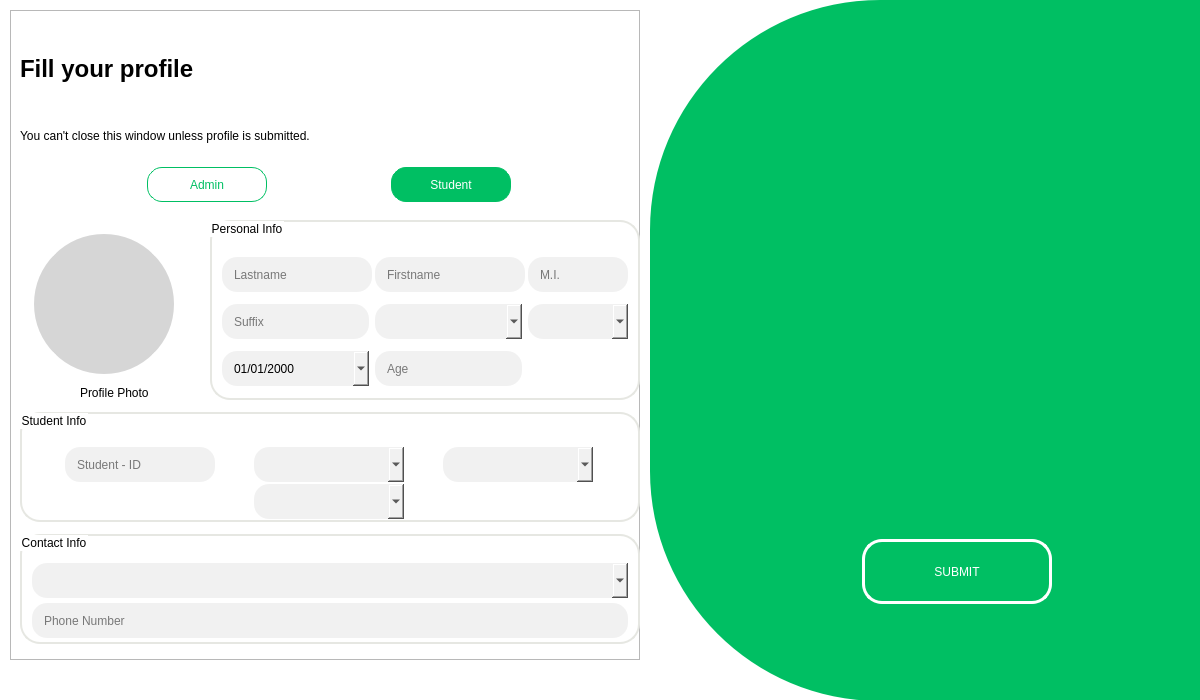
<?xml version="1.0" encoding="UTF-8"?>
<ui version="4.0">
 <class>Dialog</class>
 <widget class="QDialog" name="Dialog">
  <property name="geometry">
   <rect>
    <x>0</x>
    <y>0</y>
    <width>1200</width>
    <height>700</height>
   </rect>
  </property>
  <property name="minimumSize">
   <size>
    <width>0</width>
    <height>0</height>
   </size>
  </property>
  <property name="maximumSize">
   <size>
    <width>1200</width>
    <height>700</height>
   </size>
  </property>
  <property name="windowTitle">
   <string>Fill up Form</string>
  </property>
  <property name="windowIcon">
   <iconset resource="res.qrc">
    <normaloff>:/images/Screenshot 2025-11-16 184411.png</normaloff>:/images/Screenshot 2025-11-16 184411.png</iconset>
  </property>
  <property name="styleSheet">
   <string notr="true">#Dialog {
	background-color: rgb(255, 255, 255);
}

#submitbtn {
border: 3px solid white;
color: white;
border-radius: 3px;
}

#firstname, #lastname, #mi, #suffix, #civilstatus, #sex, #birthday, #age, #studentID, #college, #yearlevel, #program, #municipality, #phoneno {
background-color: rgb(241, 241, 241);
border-radius: 15px;
padding-left: 10px;
}

#firstname:focus, #lastname:focus, #mi:focus, #suffix:focus, #civilstatus:focus, #sex:focus, #birthday:focus, #age:focus, #studentID:focus, #college:focus, #yearlevel:focus, #program:focus, #municipality:focus, #phoneno:focus {
border: 3px solid #00bf63;
}</string>
  </property>
  <widget class="QWidget" name="widget" native="true">
   <property name="geometry">
    <rect>
     <x>650</x>
     <y>0</y>
     <width>781</width>
     <height>701</height>
    </rect>
   </property>
   <property name="styleSheet">
    <string notr="true">background-color: rgb(0, 191, 99);
border-radius: 230px;</string>
   </property>
   <layout class="QVBoxLayout" name="verticalLayout">
    <item>
     <spacer name="verticalSpacer_2">
      <property name="orientation">
       <enum>Qt::Vertical</enum>
      </property>
      <property name="sizeType">
       <enum>QSizePolicy::Fixed</enum>
      </property>
      <property name="sizeHint" stdset="0">
       <size>
        <width>20</width>
        <height>64</height>
       </size>
      </property>
     </spacer>
    </item>
    <item>
     <widget class="QWidget" name="widget_3" native="true">
      <property name="minimumSize">
       <size>
        <width>0</width>
        <height>400</height>
       </size>
      </property>
      <property name="styleSheet">
       <string notr="true">background-color: transparent;</string>
      </property>
      <layout class="QHBoxLayout" name="horizontalLayout">
       <item>
        <spacer name="horizontalSpacer">
         <property name="orientation">
          <enum>Qt::Horizontal</enum>
         </property>
         <property name="sizeType">
          <enum>QSizePolicy::Fixed</enum>
         </property>
         <property name="sizeHint" stdset="0">
          <size>
           <width>76</width>
           <height>20</height>
          </size>
         </property>
        </spacer>
       </item>
       <item>
        <widget class="QLabel" name="label_2">
         <property name="styleSheet">
          <string notr="true">background-color: transparent;</string>
         </property>
         <property name="text">
          <string/>
         </property>
         <property name="pixmap">
          <pixmap resource="res.qrc">:/images/Screenshot 2025-11-16 184411.png</pixmap>
         </property>
         <property name="scaledContents">
          <bool>false</bool>
         </property>
        </widget>
       </item>
      </layout>
     </widget>
    </item>
    <item alignment="Qt::AlignHCenter">
     <widget class="QWidget" name="widget_4" native="true">
      <property name="minimumSize">
       <size>
        <width>375</width>
        <height>0</height>
       </size>
      </property>
      <property name="maximumSize">
       <size>
        <width>200</width>
        <height>200</height>
       </size>
      </property>
      <property name="styleSheet">
       <string notr="true">background-color: transparent;</string>
      </property>
      <widget class="QPushButton" name="submitbtn">
       <property name="geometry">
        <rect>
         <x>9</x>
         <y>69</y>
         <width>190</width>
         <height>65</height>
        </rect>
       </property>
       <property name="minimumSize">
        <size>
         <width>190</width>
         <height>65</height>
        </size>
       </property>
       <property name="maximumSize">
        <size>
         <width>190</width>
         <height>65</height>
        </size>
       </property>
       <property name="styleSheet">
        <string notr="true">border-radius: 20px;</string>
       </property>
       <property name="text">
        <string>SUBMIT</string>
       </property>
      </widget>
     </widget>
    </item>
    <item>
     <spacer name="verticalSpacer">
      <property name="orientation">
       <enum>Qt::Vertical</enum>
      </property>
      <property name="sizeType">
       <enum>QSizePolicy::Fixed</enum>
      </property>
      <property name="sizeHint" stdset="0">
       <size>
        <width>20</width>
        <height>40</height>
       </size>
      </property>
     </spacer>
    </item>
   </layout>
  </widget>
  <widget class="QLabel" name="label">
   <property name="geometry">
    <rect>
     <x>20</x>
     <y>30</y>
     <width>1071</width>
     <height>640</height>
    </rect>
   </property>
   <property name="minimumSize">
    <size>
     <width>0</width>
     <height>640</height>
    </size>
   </property>
   <property name="text">
    <string/>
   </property>
   <property name="pixmap">
    <pixmap resource="res.qrc">:/images/fillup.png</pixmap>
   </property>
   <property name="scaledContents">
    <bool>true</bool>
   </property>
  </widget>
  <widget class="QFrame" name="frame">
   <property name="geometry">
    <rect>
     <x>10</x>
     <y>10</y>
     <width>630</width>
     <height>650</height>
    </rect>
   </property>
   <property name="minimumSize">
    <size>
     <width>630</width>
     <height>650</height>
    </size>
   </property>
   <property name="maximumSize">
    <size>
     <width>630</width>
     <height>650</height>
    </size>
   </property>
   <property name="layoutDirection">
    <enum>Qt::LeftToRight</enum>
   </property>
   <property name="styleSheet">
    <string notr="true"/>
   </property>
   <property name="frameShape">
    <enum>QFrame::StyledPanel</enum>
   </property>
   <property name="frameShadow">
    <enum>QFrame::Raised</enum>
   </property>
   <layout class="QVBoxLayout" name="verticalLayout_2">
    <property name="spacing">
     <number>8</number>
    </property>
    <property name="leftMargin">
     <number>9</number>
    </property>
    <property name="rightMargin">
     <number>0</number>
    </property>
    <item>
     <widget class="QLabel" name="Title">
      <property name="minimumSize">
       <size>
        <width>0</width>
        <height>90</height>
       </size>
      </property>
      <property name="maximumSize">
       <size>
        <width>16777215</width>
        <height>90</height>
       </size>
      </property>
      <property name="font">
       <font>
        <pointsize>18</pointsize>
        <weight>75</weight>
        <bold>true</bold>
       </font>
      </property>
      <property name="text">
       <string>Fill your profile</string>
      </property>
     </widget>
    </item>
    <item>
     <widget class="QLabel" name="textlabel">
      <property name="maximumSize">
       <size>
        <width>16777215</width>
        <height>20</height>
       </size>
      </property>
      <property name="text">
       <string>You can't close this window unless profile is submitted.</string>
      </property>
     </widget>
    </item>
    <item>
     <widget class="QWidget" name="widget_5" native="true">
      <property name="minimumSize">
       <size>
        <width>0</width>
        <height>50</height>
       </size>
      </property>
      <property name="maximumSize">
       <size>
        <width>16777215</width>
        <height>50</height>
       </size>
      </property>
      <property name="styleSheet">
       <string notr="true">QPushButton {
    background-color: white;
    border: 1px solid rgb(0, 191, 99);
	color: rgb(0, 191, 99);
    border-radius: 15px;
}

QPushButton:hover {
    background-color: rgb(235, 255, 245);
}

QPushButton:checked {
    background-color: rgb(0, 191, 99);
	color: #ffffff;
}</string>
      </property>
      <layout class="QHBoxLayout" name="horizontalLayout_2">
       <item>
        <widget class="QPushButton" name="adminbtn">
         <property name="minimumSize">
          <size>
           <width>120</width>
           <height>35</height>
          </size>
         </property>
         <property name="maximumSize">
          <size>
           <width>120</width>
           <height>35</height>
          </size>
         </property>
         <property name="text">
          <string>Admin</string>
         </property>
         <property name="icon">
          <iconset resource="res.qrc">
           <normaloff>:/images/administrator.png</normaloff>
           <normalon>:/images/administrator (1).png</normalon>:/images/administrator.png</iconset>
         </property>
         <property name="checkable">
          <bool>true</bool>
         </property>
         <property name="checked">
          <bool>false</bool>
         </property>
         <property name="autoExclusive">
          <bool>true</bool>
         </property>
        </widget>
       </item>
       <item>
        <widget class="QPushButton" name="studentbtn">
         <property name="minimumSize">
          <size>
           <width>120</width>
           <height>35</height>
          </size>
         </property>
         <property name="maximumSize">
          <size>
           <width>120</width>
           <height>35</height>
          </size>
         </property>
         <property name="text">
          <string>Student</string>
         </property>
         <property name="icon">
          <iconset resource="res.qrc">
           <normaloff>:/images/student.png</normaloff>
           <normalon>:/images/student (1).png</normalon>:/images/student.png</iconset>
         </property>
         <property name="checkable">
          <bool>true</bool>
         </property>
         <property name="checked">
          <bool>true</bool>
         </property>
         <property name="autoExclusive">
          <bool>true</bool>
         </property>
        </widget>
       </item>
      </layout>
     </widget>
    </item>
    <item>
     <widget class="QWidget" name="widget_2" native="true">
      <property name="minimumSize">
       <size>
        <width>620</width>
        <height>180</height>
       </size>
      </property>
      <property name="maximumSize">
       <size>
        <width>620</width>
        <height>180</height>
       </size>
      </property>
      <layout class="QGridLayout" name="gridLayout">
       <property name="leftMargin">
        <number>0</number>
       </property>
       <property name="topMargin">
        <number>0</number>
       </property>
       <property name="rightMargin">
        <number>0</number>
       </property>
       <property name="bottomMargin">
        <number>0</number>
       </property>
       <property name="spacing">
        <number>0</number>
       </property>
       <item row="0" column="1">
        <widget class="QGroupBox" name="personalinfo">
         <property name="minimumSize">
          <size>
           <width>0</width>
           <height>160</height>
          </size>
         </property>
         <property name="maximumSize">
          <size>
           <width>430</width>
           <height>16777215</height>
          </size>
         </property>
         <property name="styleSheet">
          <string notr="true">QGroupBox
{
border: 2px solid #e6e7e2;
border-radius:20px;
}

QLineEdit {
border radius: 20px;
}</string>
         </property>
         <property name="title">
          <string>Personal Info</string>
         </property>
         <layout class="QGridLayout" name="gridLayout_2">
          <property name="topMargin">
           <number>15</number>
          </property>
          <property name="verticalSpacing">
           <number>10</number>
          </property>
          <item row="4" column="0">
           <widget class="QDateEdit" name="birthday">
            <property name="minimumSize">
             <size>
              <width>0</width>
              <height>35</height>
             </size>
            </property>
            <property name="maximumSize">
             <size>
              <width>16777215</width>
              <height>35</height>
             </size>
            </property>
            <property name="displayFormat">
             <string>MM/dd/yyyy</string>
            </property>
            <property name="calendarPopup">
             <bool>true</bool>
            </property>
           </widget>
          </item>
          <item row="0" column="0">
           <widget class="QLineEdit" name="lastname">
            <property name="minimumSize">
             <size>
              <width>150</width>
              <height>35</height>
             </size>
            </property>
            <property name="maximumSize">
             <size>
              <width>200</width>
              <height>35</height>
             </size>
            </property>
            <property name="placeholderText">
             <string>Lastname</string>
            </property>
           </widget>
          </item>
          <item row="0" column="1">
           <widget class="QLineEdit" name="firstname">
            <property name="minimumSize">
             <size>
              <width>150</width>
              <height>35</height>
             </size>
            </property>
            <property name="maximumSize">
             <size>
              <width>200</width>
              <height>35</height>
             </size>
            </property>
            <property name="placeholderText">
             <string>Firstname</string>
            </property>
           </widget>
          </item>
          <item row="0" column="2">
           <widget class="QLineEdit" name="mi">
            <property name="minimumSize">
             <size>
              <width>100</width>
              <height>35</height>
             </size>
            </property>
            <property name="maximumSize">
             <size>
              <width>16777215</width>
              <height>35</height>
             </size>
            </property>
            <property name="placeholderText">
             <string>M.I.</string>
            </property>
           </widget>
          </item>
          <item row="1" column="0">
           <widget class="QLineEdit" name="suffix">
            <property name="minimumSize">
             <size>
              <width>0</width>
              <height>35</height>
             </size>
            </property>
            <property name="maximumSize">
             <size>
              <width>16777215</width>
              <height>35</height>
             </size>
            </property>
            <property name="placeholderText">
             <string>Suffix</string>
            </property>
           </widget>
          </item>
          <item row="1" column="1">
           <widget class="QComboBox" name="civilstatus">
            <property name="minimumSize">
             <size>
              <width>0</width>
              <height>35</height>
             </size>
            </property>
            <property name="maximumSize">
             <size>
              <width>16777215</width>
              <height>35</height>
             </size>
            </property>
            <property name="editable">
             <bool>false</bool>
            </property>
            <property name="currentText">
             <string/>
            </property>
            <property name="currentIndex">
             <number>-1</number>
            </property>
           </widget>
          </item>
          <item row="1" column="2">
           <widget class="QComboBox" name="sex">
            <property name="minimumSize">
             <size>
              <width>0</width>
              <height>35</height>
             </size>
            </property>
            <property name="maximumSize">
             <size>
              <width>16777215</width>
              <height>35</height>
             </size>
            </property>
           </widget>
          </item>
          <item row="4" column="1">
           <widget class="QLineEdit" name="age">
            <property name="minimumSize">
             <size>
              <width>0</width>
              <height>35</height>
             </size>
            </property>
            <property name="maximumSize">
             <size>
              <width>16777215</width>
              <height>35</height>
             </size>
            </property>
            <property name="placeholderText">
             <string>Age</string>
            </property>
           </widget>
          </item>
         </layout>
        </widget>
       </item>
       <item row="0" column="0">
        <widget class="QWidget" name="widget_6" native="true">
         <property name="minimumSize">
          <size>
           <width>0</width>
           <height>190</height>
          </size>
         </property>
         <property name="maximumSize">
          <size>
           <width>16777215</width>
           <height>190</height>
          </size>
         </property>
         <layout class="QVBoxLayout" name="verticalLayout_3">
          <item>
           <widget class="QLabel" name="profilephoto">
            <property name="minimumSize">
             <size>
              <width>150</width>
              <height>150</height>
             </size>
            </property>
            <property name="maximumSize">
             <size>
              <width>150</width>
              <height>150</height>
             </size>
            </property>
            <property name="styleSheet">
             <string notr="true">border-radius: 75px;
background-color: rgb(214, 214, 214);
border: 5px solid white;
</string>
            </property>
            <property name="text">
             <string/>
            </property>
            <property name="pixmap">
             <pixmap resource="res.qrc">:/images/profilephoto.png</pixmap>
            </property>
            <property name="scaledContents">
             <bool>true</bool>
            </property>
           </widget>
          </item>
          <item alignment="Qt::AlignHCenter">
           <widget class="QLabel" name="label_4">
            <property name="minimumSize">
             <size>
              <width>0</width>
              <height>16</height>
             </size>
            </property>
            <property name="maximumSize">
             <size>
              <width>16777215</width>
              <height>16</height>
             </size>
            </property>
            <property name="text">
             <string>Profile Photo</string>
            </property>
           </widget>
          </item>
         </layout>
        </widget>
       </item>
      </layout>
     </widget>
    </item>
    <item>
     <widget class="QGroupBox" name="studentinfo">
      <property name="minimumSize">
       <size>
        <width>620</width>
        <height>110</height>
       </size>
      </property>
      <property name="maximumSize">
       <size>
        <width>620</width>
        <height>110</height>
       </size>
      </property>
      <property name="layoutDirection">
       <enum>Qt::LeftToRight</enum>
      </property>
      <property name="styleSheet">
       <string notr="true">QGroupBox
{
border: 2px solid #e6e7e2;
border-radius:20px;
}

QLineEdit {
border radius: 20px;
}</string>
      </property>
      <property name="title">
       <string>Student Info</string>
      </property>
      <layout class="QGridLayout" name="gridLayout_3">
       <property name="topMargin">
        <number>15</number>
       </property>
       <property name="verticalSpacing">
        <number>10</number>
       </property>
       <item row="0" column="2">
        <widget class="QComboBox" name="program">
         <property name="minimumSize">
          <size>
           <width>150</width>
           <height>35</height>
          </size>
         </property>
         <property name="maximumSize">
          <size>
           <width>150</width>
           <height>35</height>
          </size>
         </property>
        </widget>
       </item>
       <item row="0" column="1">
        <widget class="QComboBox" name="college">
         <property name="minimumSize">
          <size>
           <width>150</width>
           <height>35</height>
          </size>
         </property>
         <property name="maximumSize">
          <size>
           <width>150</width>
           <height>35</height>
          </size>
         </property>
        </widget>
       </item>
       <item row="0" column="0">
        <widget class="QLineEdit" name="studentID">
         <property name="minimumSize">
          <size>
           <width>150</width>
           <height>35</height>
          </size>
         </property>
         <property name="maximumSize">
          <size>
           <width>150</width>
           <height>35</height>
          </size>
         </property>
         <property name="placeholderText">
          <string>Student - ID</string>
         </property>
        </widget>
       </item>
       <item row="2" column="1">
        <widget class="QComboBox" name="yearlevel">
         <property name="minimumSize">
          <size>
           <width>150</width>
           <height>35</height>
          </size>
         </property>
         <property name="maximumSize">
          <size>
           <width>150</width>
           <height>35</height>
          </size>
         </property>
        </widget>
       </item>
      </layout>
     </widget>
    </item>
    <item>
     <widget class="QGroupBox" name="contactinfo">
      <property name="minimumSize">
       <size>
        <width>620</width>
        <height>110</height>
       </size>
      </property>
      <property name="maximumSize">
       <size>
        <width>620</width>
        <height>110</height>
       </size>
      </property>
      <property name="styleSheet">
       <string notr="true">QGroupBox
{
border: 2px solid #e6e7e2;
border-radius:20px;
}

QLineEdit {
border radius: 20px;
}</string>
      </property>
      <property name="title">
       <string>Contact Info</string>
      </property>
      <layout class="QVBoxLayout" name="verticalLayout_5">
       <property name="spacing">
        <number>10</number>
       </property>
       <property name="topMargin">
        <number>9</number>
       </property>
       <property name="bottomMargin">
        <number>9</number>
       </property>
       <item>
        <widget class="QComboBox" name="municipality">
         <property name="minimumSize">
          <size>
           <width>0</width>
           <height>35</height>
          </size>
         </property>
         <property name="maximumSize">
          <size>
           <width>16777215</width>
           <height>35</height>
          </size>
         </property>
        </widget>
       </item>
       <item>
        <widget class="QLineEdit" name="phoneno">
         <property name="minimumSize">
          <size>
           <width>0</width>
           <height>35</height>
          </size>
         </property>
         <property name="maximumSize">
          <size>
           <width>16777215</width>
           <height>35</height>
          </size>
         </property>
         <property name="maxLength">
          <number>11</number>
         </property>
         <property name="placeholderText">
          <string>Phone Number</string>
         </property>
        </widget>
       </item>
      </layout>
     </widget>
    </item>
   </layout>
   <zorder>contactinfo</zorder>
   <zorder>Title</zorder>
   <zorder>textlabel</zorder>
   <zorder>widget_2</zorder>
   <zorder>widget_5</zorder>
   <zorder>studentinfo</zorder>
  </widget>
  <zorder>label</zorder>
  <zorder>widget</zorder>
  <zorder>frame</zorder>
 </widget>
 <resources>
  <include location="res.qrc"/>
 </resources>
 <connections>
  <connection>
   <sender>adminbtn</sender>
   <signal>toggled(bool)</signal>
   <receiver>studentinfo</receiver>
   <slot>setHidden(bool)</slot>
   <hints>
    <hint type="sourcelabel">
     <x>233</x>
     <y>182</y>
    </hint>
    <hint type="destinationlabel">
     <x>207</x>
     <y>423</y>
    </hint>
   </hints>
  </connection>
  <connection>
   <sender>studentbtn</sender>
   <signal>toggled(bool)</signal>
   <receiver>studentinfo</receiver>
   <slot>show()</slot>
   <hints>
    <hint type="sourcelabel">
     <x>471</x>
     <y>181</y>
    </hint>
    <hint type="destinationlabel">
     <x>431</x>
     <y>444</y>
    </hint>
   </hints>
  </connection>
 </connections>
</ui>
